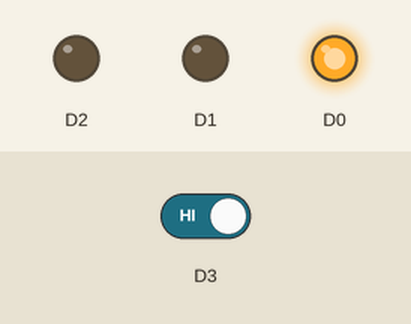
Bench run of a sketch on a simulated ESP8266 (NodeMCU). On the bench: output pins drawn as LEDs (lit = HIGH). Dashed ring = blinking. Inputs (shaded band) come from the test bench; at power-on: D3 HIGH.

Above: at 1.2 s.
1.3 s: D3 driven LOW
At 1.67 s:
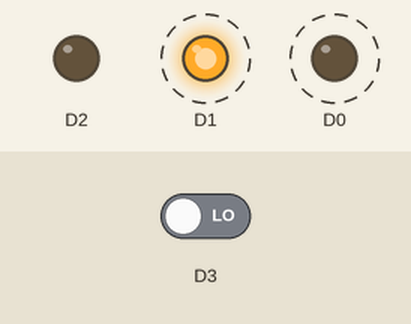
At 4.2 s:
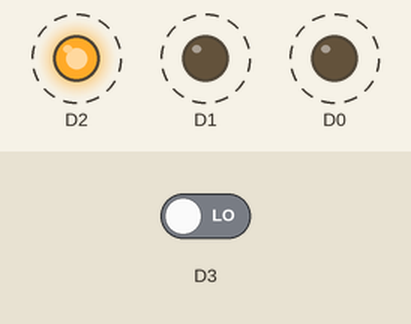
4.3 s: D3 driven HIGH
At 5.3 s:
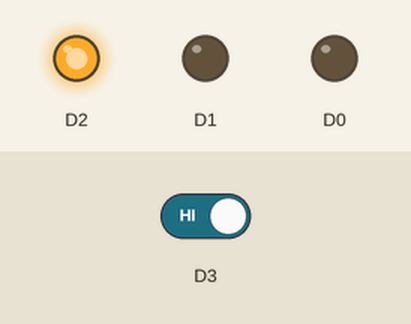
Timing chart, 0 to 7.3 s (numbered marks = the images above; inputs shaded):
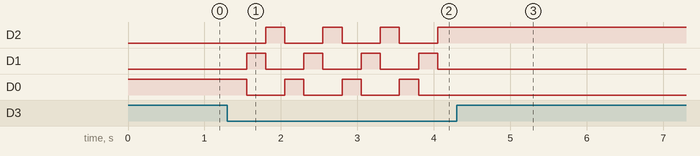

Measured:
- after the input at 1.3 s, D2: alternates HIGH for 0.25 s and LOW for 0.50 s, starting after 0.50 s; D1, D0: alternates HIGH for 0.25 s and LOW for 0.50 s, starting after 0.25 s
- after the input at 4.3 s, D2: stops changing and stays HIGH; D1, D0: stops changing and stays LOW

The sketch:

Lab3.ino
```cpp
int g = 0;

void setup() {
  pinMode(D0, OUTPUT);
  pinMode(D1, OUTPUT);
  pinMode(D2, OUTPUT);
  pinMode(D3, INPUT);
  digitalWrite(D0, HIGH);
  digitalWrite(D1, LOW);
  digitalWrite(D2, LOW);
}

void loop() {
  if (!digitalRead(D3)){
    g++;
    switch(g){
      case 1:
      digitalWrite(D0, HIGH);
      digitalWrite(D1, LOW);
      digitalWrite(D2, LOW);
      delay(250);
      break;

      case 2:
      digitalWrite(D1, HIGH);
      digitalWrite(D0, LOW);
      digitalWrite(D2, LOW);
      delay(250);
      break;

      case 3:
      digitalWrite(D2, HIGH);
      digitalWrite(D0, LOW);
      digitalWrite(D1, LOW);
      delay(250);
      break;

      default:
      if(g >= 3){
        g = 0;
      }
    }
  }
}
```
